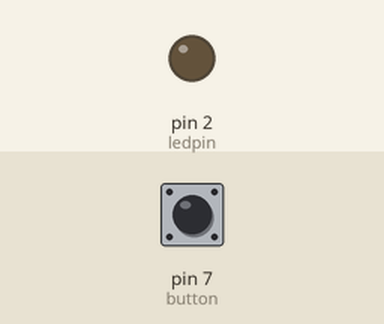
Bench run of a sketch on a simulated Arduino Uno, built with avr-gcc and run on an emulated ATmega328P. On the bench: output pins drawn as LEDs (lit = HIGH). The test bench sets the inputs (shaded band); at power-on: pin 7 (button) LOW.

Above: at 1.2 s.
1.3 s: pin 7 (button) pulled HIGH for 0.15 s
At 2.0 s:
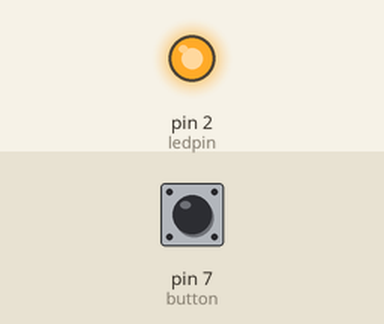
2.9 s: pin 7 (button) pulled HIGH for 1 s
At 3.2 s:
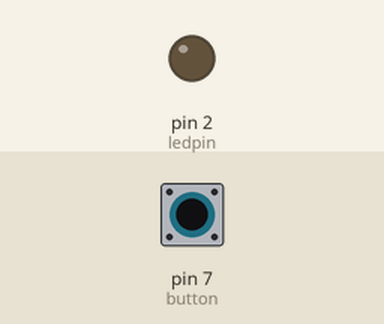
5.4 s: pin 7 (button) pulled HIGH for 3.2 s
At 6.3 s:
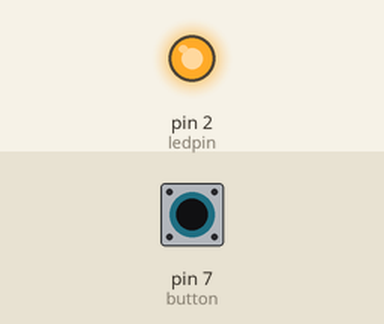
Timing chart, 0 to 8.4 s (numbered marks = the images above; inputs shaded):
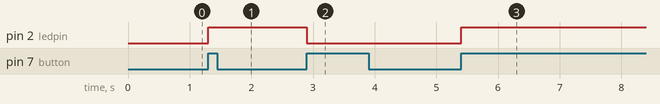

The sketch:

toggleswitch.ino
```cpp
int ledpin = 2;
int button = 7;
int buttonOld=1;
int buttonNew;
int ledstate=0;

void setup() {
  Serial.begin(9600);
  pinMode(ledpin, OUTPUT);
  pinMode(button, INPUT);
}

void loop() {
  buttonNew = digitalRead(button);
  if (buttonOld==0 && buttonNew==1){
    if(ledstate==0){
    digitalWrite(ledpin, HIGH);
      ledstate=1;
    }
  else{
      digitalWrite(ledpin, LOW);
      ledstate=0;
  }
  }
  buttonOld=buttonNew;
  delay(100);
}
```

Measured:
- after the input at 1.3 s, pin 2 (ledpin): LOW → HIGH at once
- after the input at 2.9 s, pin 2 (ledpin): HIGH → LOW at once
- after the input at 5.4 s, pin 2 (ledpin): LOW → HIGH at once
